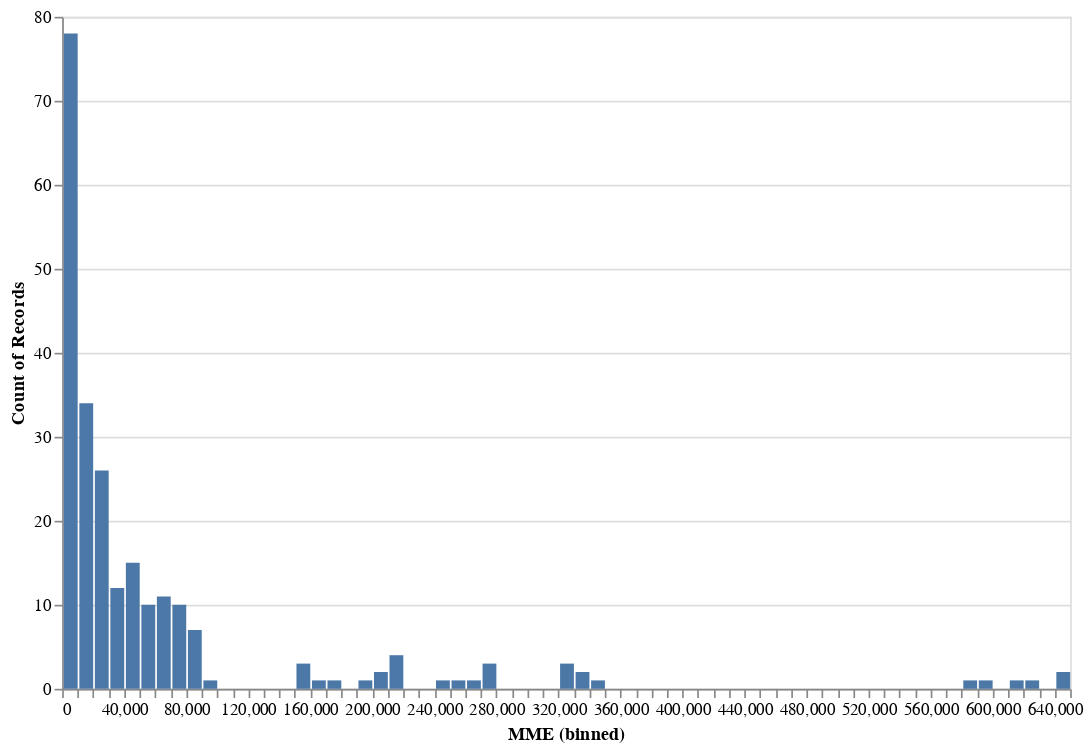

Source (notebook cell):
### Code cell
alt.Chart(wash).mark_bar().encode(
    alt.X('MME', bin=alt.Bin(maxbins=100)),
    y='count()'
).properties(
    width=600,
    height=400
)

### Figure 1 — Vega-Lite specification as saved in the notebook (floating-point values rounded to 4 significant figures; data arrays with more than 128 entries replaced by an {"elided": "..."} marker saying what was removed)
{"config": {"view": {"continuousWidth": 400, "continuousHeight": 300}}, "data": {"name": "data-0bcb7b5fe9ae09dee5dfcb58fac5e9fb"}, "mark": "bar", "encoding": {"x": {"bin": {"maxbins": 100}, "field": "MME", "type": "quantitative"}, "y": {"aggregate": "count", "type": "quantitative"}}, "height": 400, "width": 600, "$schema": "https://vega.github.io/schema/vega-lite/v4.17.0.json", "datasets": {"data-0bcb7b5fe9ae09dee5dfcb58fac5e9fb": {"elided": "234 records"}}}
